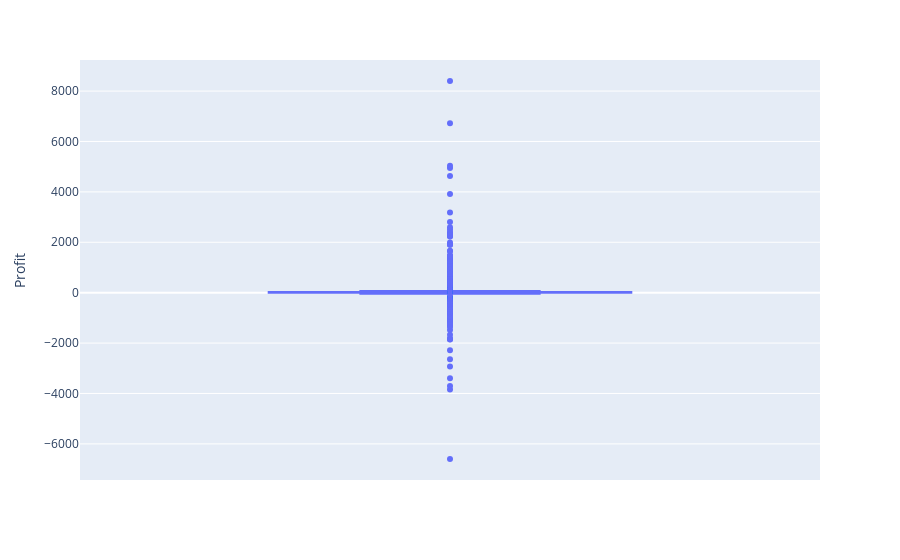

The code cell stored with this chart in its notebook:
### Code cell
#visualization for 'Profit' outliers
fig = px.box(sales, y='Profit')
fig.show()

### Figure 1 — Plotly figure (JSON) as saved in the notebook; plotly's stock layout.template omitted (floating-point values rounded to 4 significant figures; data arrays with more than 128 entries replaced by an {"elided": "..."} marker saying what was removed)
{"data": [{"alignmentgroup": "True", "hovertemplate": "Profit=%{y}<extra></extra>", "legendgroup": "", "marker": {"color": "#636efa"}, "name": "", "notched": false, "offsetgroup": "", "orientation": "v", "showlegend": false, "type": "box", "x0": " ", "xaxis": "x", "y": {"elided": "9994 float values"}, "y0": " ", "yaxis": "y"}], "layout": {"boxmode": "group", "legend": {"tracegroupgap": 0}, "margin": {"t": 60}, "xaxis": {"anchor": "y", "domain": [0, 1]}, "yaxis": {"anchor": "x", "domain": [0, 1], "title": {"text": "Profit"}}}}
